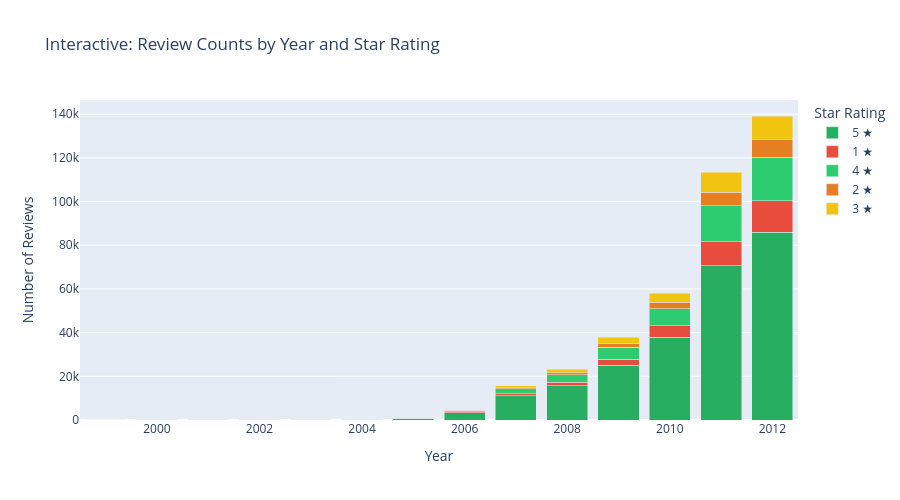

Write notebook code for a chart like this one.
### Code cell
# Cell 5 - Interactive Plotly Chart
yearly = df.groupby(['Year', 'Score']).size().reset_index(name='count')
yearly['Score'] = yearly['Score'].astype(str) + ' ★'

fig = px.bar(yearly, x='Year', y='count', color='Score',
             title='Interactive: Review Counts by Year and Star Rating',
             color_discrete_map={
                 '1 ★': '#e74c3c', '2 ★': '#e67e22',
                 '3 ★': '#f1c40f', '4 ★': '#2ecc71', '5 ★': '#27ae60'},
             labels={'count': 'Number of Reviews', 'Year': 'Year'},
             barmode='stack')

fig.update_layout(legend_title='Star Rating', height=500)
fig.show()
print("Interactive chart rendered!")

### Figure 1 — Plotly figure (JSON) as saved in the notebook; plotly's stock layout.template omitted (floating-point values rounded to 4 significant figures)
{"data": [{"hovertemplate": "Score=5 ★<br>Year=%{x}<br>Number of Reviews=%{y}<extra></extra>", "legendgroup": "5 ★", "marker": {"color": "#27ae60", "pattern": {"shape": ""}}, "name": "5 ★", "orientation": "v", "showlegend": true, "textposition": "auto", "type": "bar", "x": [1999, 2000, 2001, 2002, 2003, 2004, 2005, 2006, 2007, 2008, 2009, 2010, 2011, 2012], "xaxis": "x", "y": [4, 15, 4, 28, 69, 332, 804, 3267, 11126, 15797, 25116, 37935, 70590, 85864], "yaxis": "y"}, {"hovertemplate": "Score=1 ★<br>Year=%{x}<br>Number of Reviews=%{y}<extra></extra>", "legendgroup": "1 ★", "marker": {"color": "#e74c3c", "pattern": {"shape": ""}}, "name": "1 ★", "orientation": "v", "showlegend": true, "textposition": "auto", "type": "bar", "x": [2000, 2001, 2003, 2004, 2005, 2006, 2007, 2008, 2009, 2010, 2011, 2012], "xaxis": "x", "y": [1, 1, 5, 20, 49, 404, 929, 1523, 2707, 5138, 11050, 14476], "yaxis": "y"}, {"hovertemplate": "Score=4 ★<br>Year=%{x}<br>Number of Reviews=%{y}<extra></extra>", "legendgroup": "4 ★", "marker": {"color": "#2ecc71", "pattern": {"shape": ""}}, "name": "4 ★", "orientation": "v", "showlegend": true, "textposition": "auto", "type": "bar", "x": [2000, 2001, 2002, 2003, 2004, 2005, 2006, 2007, 2008, 2009, 2010, 2011, 2012], "xaxis": "x", "y": [1, 1, 4, 17, 69, 130, 625, 2166, 3423, 5546, 7806, 16380, 19925], "yaxis": "y"}, {"hovertemplate": "Score=2 ★<br>Year=%{x}<br>Number of Reviews=%{y}<extra></extra>", "legendgroup": "2 ★", "marker": {"color": "#e67e22", "pattern": {"shape": ""}}, "name": "2 ★", "orientation": "v", "showlegend": true, "textposition": "auto", "type": "bar", "x": [2001, 2002, 2003, 2004, 2005, 2006, 2007, 2008, 2009, 2010, 2011, 2012], "xaxis": "x", "y": [1, 1, 2, 10, 40, 186, 647, 881, 1822, 2965, 6308, 7937], "yaxis": "y"}, {"hovertemplate": "Score=3 ★<br>Year=%{x}<br>Number of Reviews=%{y}<extra></extra>", "legendgroup": "3 ★", "marker": {"color": "#f1c40f", "pattern": {"shape": ""}}, "name": "3 ★", "orientation": "v", "showlegend": true, "textposition": "auto", "type": "bar", "x": [2001, 2003, 2004, 2005, 2006, 2007, 2008, 2009, 2010, 2011, 2012], "xaxis": "x", "y": [1, 6, 14, 46, 267, 926, 1510, 2705, 4155, 9162, 10975], "yaxis": "y"}], "layout": {"barmode": "stack", "height": 500, "legend": {"title": {"text": "Star Rating"}, "tracegroupgap": 0}, "title": {"text": "Interactive: Review Counts by Year and Star Rating"}, "xaxis": {"anchor": "y", "domain": [0, 1], "title": {"text": "Year"}}, "yaxis": {"anchor": "x", "domain": [0, 1], "title": {"text": "Number of Reviews"}}}}
